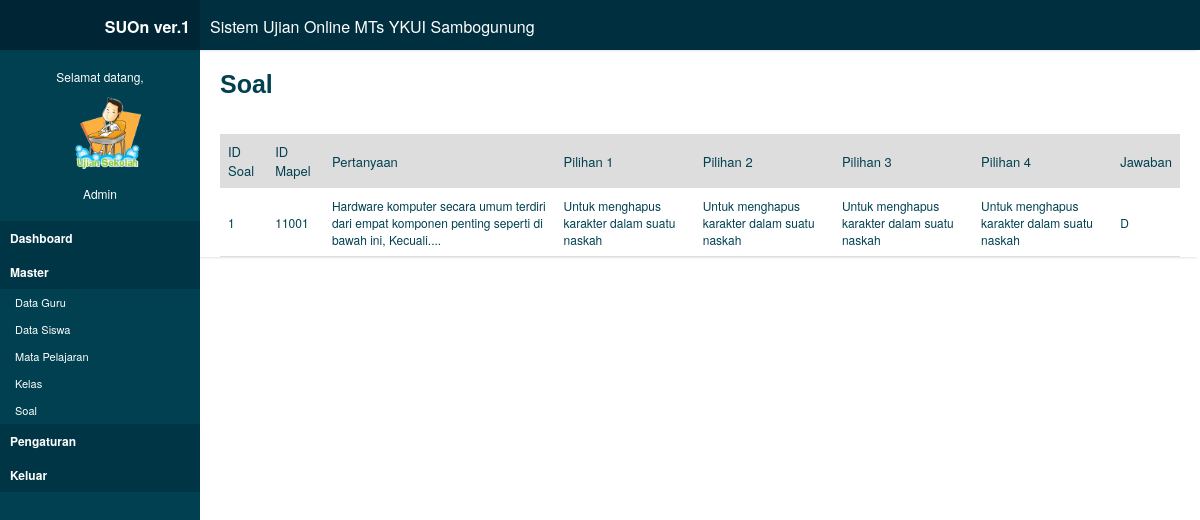
/admin/index.php?page=soal, run on the app's committed database.
### tables this page shows
CREATE TABLE IF NOT EXISTS `tsoal` (
  `IdSoal` varchar(50) NOT NULL,
  `IdMatPel` varchar(50) NOT NULL,
  `nip` varchar(10) NOT NULL,
  `Pertanyaan` varchar(100) NOT NULL,
  `JawabanA` varchar(100) NOT NULL,
  `JawabanB` varchar(100) NOT NULL,
  `JawabanC` varchar(100) NOT NULL,
  `JawabanD` varchar(100) NOT NULL,
  `Jawaban` varchar(100) NOT NULL,
  PRIMARY KEY (`IdSoal`),
  KEY `IdMatPel` (`IdMatPel`),
  KEY `nip` (`nip`)
);

### admin/soal/soal.php (the view, shortened to what this page needs)
<div id="isi">
<h2>Soal</h2>
 <?php
 $view=mysql_query("SELECT * FROM tsoal");?>
<table id="table-a">
        <thead>
        <tr><th>ID Soal</th>
            <th>ID Mapel</th>
            <th>Pertanyaan</th>
            <th>Pilihan 1</th>
            <th>Pilihan 2</th>
            <th>Pilihan 3</th>
            <th>Pilihan 4</th>
            <th>Jawaban</th>
        </tr>
        </thead>
        <tbody>
<?php
	while($row=mysql_fetch_array($view)){
	?>
        <tr>
			<td><?php echo $row[IdSoal]; ?></td>
			<td><?php echo $row[IdMatPel]; ?></td>
			<td><?php echo $row[Pertanyaan]; ?></td>
			<td><?php echo $row[JawabanA]; ?></td>
			<td><?php echo $row[JawabanB]; ?></td>
			<td><?php echo $row[JawabanC]; ?></td>
			<td><?php echo $row[JawabanD]; ?></td>
			<td><?php echo $row[Jawaban]; ?></td>
        </tr>
		<?php } ?>
        </tbody>
        </table>
</div>

### admin/css/style.css (style rules this page uses)
* { margin:0; padding:0; font-family:'Helvetica Neue', Helvetica, Arial, sans-serif; }
#isi { margin-top:70px; margin-left:100px; width:auto; background:#fff; padding:0px 10px 0px 10px; }
#isi h2 { background:#fff; padding:0px; font-size:25px; font-family:Arial, Helvetica, sans-serif; color:#004050; padding-bottom:20px; }
#table-a { font-family: "Lucida Sans Unicode", "Lucida Grande", Sans-Serif; font-size: 12px; width: 100%; text-align: left; border-collapse: collapse; margin-top:15px; }
#table-a th { font-size: 13px; font-weight: normal; padding: 8px; background: #ddd; border-bottom: 1px solid #fff; color: #004050; }
#table-a td { padding: 8px; background: #fff; border-bottom: 1px solid #ddd; color: #004050; border-top: 1px solid transparent; }

### data on the page
tsoal: IdSoal "1", IdMatPel "11001", Pertanyaan "Hardware komputer secara umum terdiri dari empat komponen penting seperti di bawah ini, Kecuali....", JawabanA "Untuk menghapus karakter dalam suatu naskah", JawabanB "Untuk menghapus karakter dalam suatu naskah", JawabanC "Untuk menghapus karakter dalam suatu naskah", JawabanD "Untuk menghapus karakter dalam suatu naskah", Jawaban "D"
